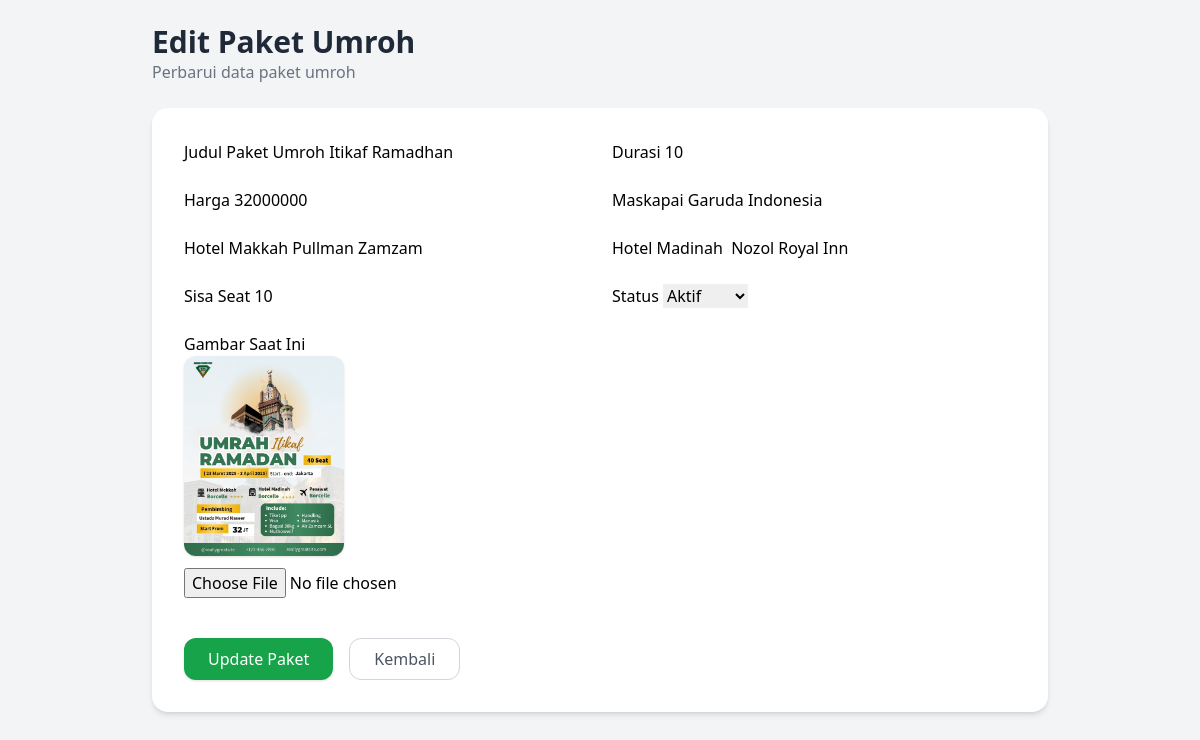
Page /Admin/edit_paket.php?id=2 on the committed database.
### tables this page shows
CREATE TABLE `paket` (
  `id` int(11) NOT NULL,
  `judul` varchar(150) NOT NULL,
  `durasi` varchar(50) NOT NULL,
  `harga` int(11) NOT NULL,
  `hotel_makkah` varchar(150) NOT NULL,
  `hotel_madinah` varchar(150) NOT NULL,
  `maskapai` varchar(100) NOT NULL,
  `sisa_seat` int(11) NOT NULL,
  `gambar` varchar(150) NOT NULL,
  `status` enum('aktif','nonaktif') NOT NULL DEFAULT 'aktif'
);

### Admin/edit_paket.php (the view, shortened to what this page needs)
<?php
include "../config/koneksi.php";
$id = $_GET['id'];
$paket = mysqli_query($conn, "SELECT * FROM paket WHERE id='$id'");
$data = mysqli_fetch_assoc($paket);
?>
<!DOCTYPE html>
<html lang="id">
<head>
    <script src="https://cdn.tailwindcss.com"></script>
</head>
<body class="bg-gray-100 min-h-screen p-6">
    <div class="max-w-4xl mx-auto mb-6">
        <h2 class="text-3xl font-bold text-gray-800">Edit Paket Umroh</h2>
        <p class="text-gray-500">Perbarui data paket umroh</p>
    </div>
    <div class="max-w-4xl mx-auto bg-white rounded-2xl shadow-md p-8">
        <form method="post" enctype="multipart/form-data" class="space-y-6">
            <div class="grid grid-cols-1 md:grid-cols-2 gap-6">
                <div>
                    <label class="label">Judul Paket</label>
                    <input type="text" name="judul" value="<?= htmlspecialchars($data['judul']); ?>" class="input">
                </div>
                <div>
                    <label class="label">Durasi</label>
                    <input type="text" name="durasi" value="<?= htmlspecialchars($data['durasi']); ?>" class="input">
                </div>
                <div>
                    <label class="label">Harga</label>
                    <input type="text" name="harga" value="<?= htmlspecialchars($data['harga']); ?>" class="input">
                </div>
                <div>
                    <label class="label">Maskapai</label>
                    <input type="text" name="maskapai" value="<?= htmlspecialchars($data['maskapai']); ?>"
                        class="input">
                </div>
                <div>
                    <label class="label">Hotel Makkah</label>
                    <input type="text" name="hotel_makkah" value="<?= htmlspecialchars($data['hotel_makkah']); ?>"
                        class="input">
                </div>
                <div>
                    <label class="label">Hotel Madinah</label>
                    <input type="text" name="hotel_madinah" value="<?= htmlspecialchars($data['hotel_madinah']); ?>"
                        class="input">
                </div>
                <div>
                    <label class="label">Sisa Seat</label>
                    <input type="number" name="sisa_seat" value="<?= htmlspecialchars($data['sisa_seat']); ?>"
                        class="input">
                </div>
                <div>
                    <label class="label">Status</label>
                    <select name="status" class="input">
                        <option value="aktif" <?= $data['status'] == 'aktif' ? 'selected' : ''; ?>>Aktif</option>
                    </select>
                </div>
            </div>
            <div>
                <label class="label">Gambar Saat Ini</label>
                <img src="../assets/img/<?= $data['gambar']; ?>" class="w-40 h-auto rounded-xl shadow mb-3">
                <input type="file" name="gambar" class="input">
            </div>
            <div class="flex gap-4 pt-4">
                <button name="update"
                    class="bg-green-600 hover:bg-green-700 text-white px-6 py-2 rounded-xl font-medium shadow">
                    Update Paket
                </button>
                <a href="paket.php" class="px-6 py-2 rounded-xl border border-gray-300 text-gray-600 hover:bg-gray-100">
                    Kembali
                </a>
            </div>
        </form>
    </div>
</body>
</html>

### Admin/edit_paket.php (style rules this page uses)
.label { @apply block text-sm font-semibold text-gray-600 mb-1; }
.input { @apply w-full rounded-xl border border-gray-300 px-4 py-2 text-sm focus:outline-none focus:ring-2 focus:ring-green-600; }

### rows in the picture
paket: judul "Umroh Itikaf Ramadhan", durasi "10", harga "32000000", maskapai "Garuda Indonesia", hotel_makkah "Pullman Zamzam", hotel_madinah "Nozol Royal Inn", sisa_seat "10", status "Aktif", gambar (picture)
